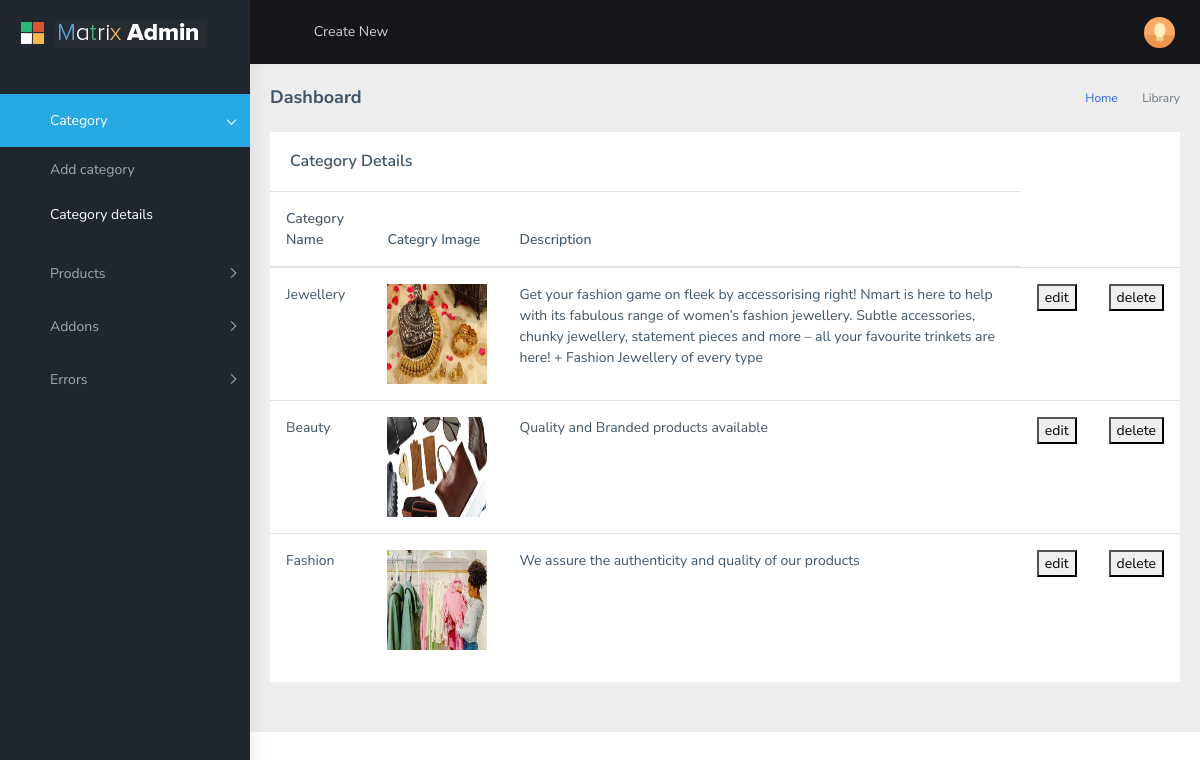
/Backend/categorydisplaypage/, run on the app's committed database.
### Backend/models.py (models this page shows)
class categorydb(models.Model):
    objects = None
    CategoryName = models.CharField(max_length=100, null=True, blank=True)
    CategoryImage = models.ImageField(upload_to="Images", null=True, blank=True)
    Description = models.CharField(max_length=100,null=True, blank=True)

### Backend/views.py (the view)
# urls.py: path('categorydisplaypage/',views.categorydisplaypage,name="categorydisplaypage"),
def categorydisplaypage(request):
    cat=categorydb.objects.all()
    return render(request,"Category display.html",{'cat':cat})

### Backend/templates/Category display.html (shortened to what this page needs)
<!DOCTYPE html>
{% extends 'index.html' %}
{% block content %}
<html lang="en">
<head>
</head>
<body>
<div class="card">
                            <div class="card-body">
                                <h5 class="card-title m-b-0">Category Details</h5>
                            </div>
                            <table class="table">
                                  <thead>
                                    <tr>
                                      <th scope="col">Category Name</th>
                                      <th scope="col">Categry Image</th>
                                      <th scope="col">Description</th>
                                    </tr>
                                  </thead>
                                  <tbody>
                                  {%  for i in cat %}
                                    <tr>
                                      <td>{{i.CategoryName }}</td>
                                      <td>
                                          <img src="{{i.CategoryImage.url}}" width="100px" height="100px"></td>
                                      <td>{{i.Description }}</td>
                                         <td>
                                            <a href="{%url 'editcategorypage' c_id=i.id %}">
                                                    <button>edit</button>
                                                </a>
                                        </td>
                            <td>
                                            <a href="{%url 'deletecategory' c_id=i.id %}">
                                                    <button>delete</button>
                                                </a>
                                        </td>
                                    </tr>
                                    {% endfor %}
                                  </tbody>
                            </table>
                        </div>
</body>
</html>
{% endblock %}

### data on the page
categorydb: CategoryName "Jewellery", CategoryImage (picture), Description "Get your fashion game on fleek by accessorising right! Nmart is here to help with its fabulous range of women’s fashion jewellery. Subtle accessories, chunky jewellery, statement pieces and more – all your favourite trinkets are here! + Fashion Jewellery of every type"
categorydb: CategoryName "Beauty", CategoryImage (picture), Description "Quality and Branded products available"
categorydb: CategoryName "Fashion", CategoryImage (picture), Description "We assure the authenticity and quality of our products"
